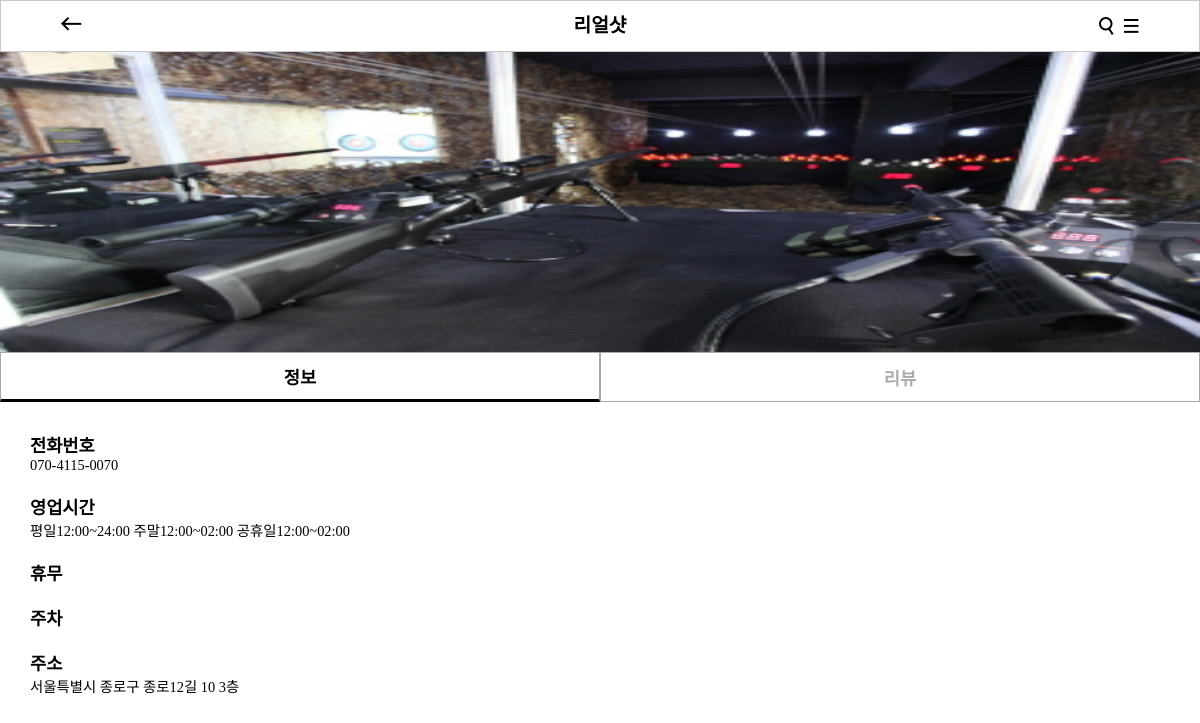
Page /detail/1/ on the committed database.
### App/models.py (models this page shows, shortened)
class Store(models.Model):
    photo = models.ImageField(upload_to='%Y/%m/%d/orig')
    store_name = models.CharField(max_length=255)
    menu = models.TextField(max_length=200)
    tel = models.CharField(max_length=255)
    time = models.TextField(max_length=255)
    day = models.CharField(max_length=255, blank=True)
    park = models.CharField(max_length=200, blank=True)
    address = models.CharField(max_length=255)
    tag = models.CharField(max_length=222)
    created_at = models.DateTimeField(auto_now_add=True)
    updated_at = models.DateTimeField(auto_now=True)

### App/views.py (the view)
# urls.py: url(r'^detail/(?P<pk>\d+)/$', detail, name="detail"),
def detail(request, pk):
    post = Store.objects.get(pk=pk)
    return render(request, 'detail.html', {'s_post':post})

### App/templates/detail.html (shortened to what this page needs)
{% extends 'm_base.html' %}
{% load static %}
    {% block stylesheet %}{% static 'css/detail.css' %}{% endblock %}
{% block content %}
    <header>
        <div class="bar_title">{{s_post.store_name}}</div>
        <div class="topbar">
            <a href="{% url 'API:category' %}"><img src="{% static 'img/arrow.png' %}" alt=""></a>
            <div class="rightmenu">
                <a href="#" class="searchb"><img src="{% static 'img/search.png' %}" alt=""></a>
                <a href="#"><img src="{% static 'img/menu.png' %}" alt=""></a>
            </div>
        </div>
    </header>
    <div class="titleimg">
        <img src="{{s_post.photo.url}}" alt="">
    </div>
    <section>
        <nav>
            <ul class="navbar">
                <li>
                    <button class="point b 1">정보</button>
                </li>
                <li>
                    <button class="b 2">리뷰</button>
                </li>
            </ul>
        </nav>
        <div class="contents">
            <span>전화번호</span><p>{{s_post.tel}}</p>
            <span>영업시간</span><p>{{s_post.time}}</p>
            <span>휴무</span><p>{{s_post.day}}</p>
            <span>주차</span><p>{{s_post.park}}</p>
            <span>주소</span><p>{{s_post.address}}</p>
            <div id="map"></div>
        </div>
    </section>
{% endblock %}

### App/static/css/topbar.css (style rules this page uses)
header { width: calc(100% - 2px); height: 50px; background-color: white; position: relative; border: 1px solid rgb(200, 200, 200); }
.topbar { width: 90%; height: 100%; display: flex; position: absolute; top: 0px; justify-content: space-between; align-items: center; margin: 0px 5%; }
.rightmenu { display: flex; align-items: center; }
.rightmenu a { padding: 10px 0px 10px 10px; }
.rightmenu img { display: block; }
.bar_title { width: 100%; line-height: 50px; text-align: center; font-size: 1.2em; font-weight: 700; }

### App/static/css/detail.css (style rules this page uses)
html, body { margin: 0px; }
.titleimg img { width: 100%; height: 300px; display: block; }
section { display: flex; flex-direction: column; }
nav { width: 100%; }
.navbar { height: 50px; list-style: none; padding: 0px; margin: 0px; display: flex; }
.navbar li { flex-grow: 1; height: 100%; }
.b { width: 100%; height: 100%; background: white; border: 1px solid #aaaaaa; font-size: 1.1em; font-weight: 700; color: #aaaaaa; }
.point { width: 100%; height: 100%; background: white; font-size: 1.1em; border: 1px solid #aaaaaa; border-bottom: 3px solid black; font-weight: 700; color: black; }
.contents { padding: 30px; }
.contents p { margin: 0px 0px 20px 0px; font-size: 0.9em; }
.contents span { display: inline-block; width: 100px; font-weight: 700; font-size: 1.1em; }
#map { width: 100%; height: 250px; }

### rows in the picture
Store: store_name "리얼샷", photo (picture), tel "070-4115-0070", time "평일12:00~24:00 주말12:00~02:00 공휴일12:00~02:00", address "서울특별시 종로구 종로12길 10 3층"
